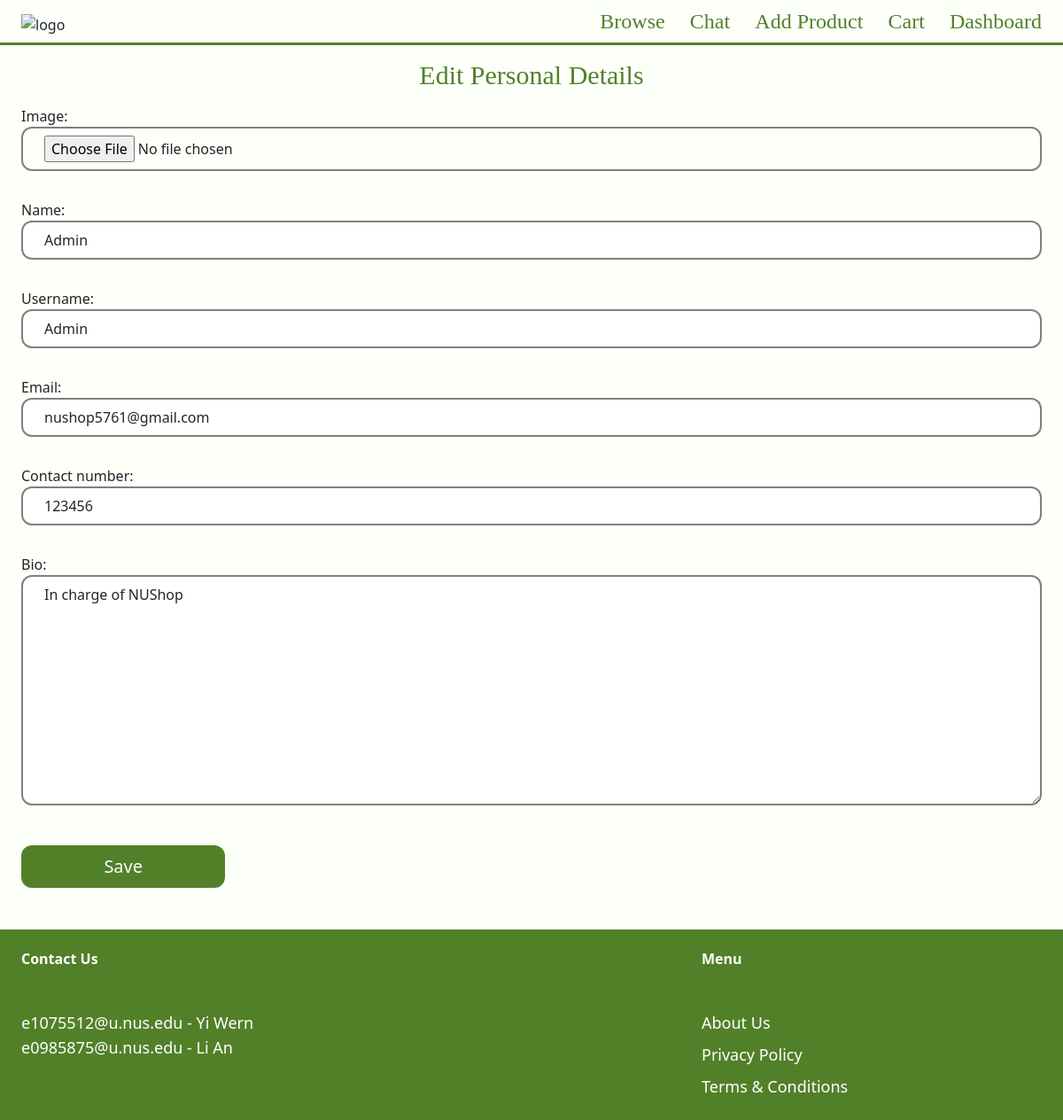
The page /authuser/Admin/student-org-details/ (signed in) on the database its author committed.
### authuser/models.py (models this page shows, shortened)
class User(AbstractBaseUser, PermissionsMixin):
    username = models.CharField(max_length=150, unique=True)
    email = models.EmailField(unique=True)
    name = models.CharField(max_length=255, default='')
    bio = models.CharField(max_length=50, blank=True, null=True)
    contact_number = models.CharField(max_length=8, default='')
    image = models.ImageField(upload_to='user_images', blank=True, null=True)
    is_staff = models.BooleanField(default=False)
    is_superuser = models.BooleanField(default=False)
    is_active = models.BooleanField(default=True)
    date_joined = models.DateTimeField(default=timezone.now)
    last_login = models.DateTimeField(blank=True, null=True)
    major = models.ForeignKey(Major, related_name='major', on_delete=models.CASCADE, blank=True, null=True)
    role = models.ForeignKey(Role, related_name='users', on_delete=models.CASCADE, blank=True, null=True)
    followers = models.ManyToManyField('self', related_name="followed_by", symmetrical=False, blank=True)
    bank_details = models.ForeignKey(Bank, related_name='bank_details', on_delete=models.CASCADE, blank=True, null=True)
    delivery_address = models.ForeignKey(DeliveryAddress, related_name='delivery_address', on_delete=models.CASCADE, blank=True, null=True)
    wallet_balance = models.FloatField(default=0)
    USERNAME_FIELD = 'username'
    REQUIRED_FIELDS = ['email']
    objects = CustomUserManager()
    class Meta:
        verbose_name = 'User'
        verbose_name_plural = 'Users'

### authuser/views.py (the view)
# urls.py: path('<str:username>/student-org-details/', views.edit_student_org_details, name='student-org-details'),
@login_required
def edit_student_org_details(request, username):
    user = User.objects.get(username=username)
    if request.method == 'POST':
        form = EditStudentOrganisationForm(request.POST, request.FILES, instance=user)
        if form.is_valid():
            form.save()
            messages.info(request, "Personal details are updated.")
            return redirect(reverse('dashboard:view-profile', args=[username]))
    else:
        form = EditStudentOrganisationForm(instance=user)
    return render(request, 'authuser/form.html', {
        'form': form,
        'title': 'Edit Personal Details',
    })

### authuser/forms.py
class EditStudentOrganisationForm(forms.ModelForm):
    class Meta:
        model = User
        fields = ('image', 'name', 'username', 'email', 'contact_number', 'bio',)
        widgets = {
            'image': forms.FileInput(attrs={
                'class': INPUT_CLASSES
            }),
            'name': forms.TextInput(attrs={
                'class': INPUT_CLASSES
            }),
            'username': forms.TextInput(attrs={
                'class': INPUT_CLASSES
            }),
            'email': forms.EmailInput(attrs={
                'class': INPUT_CLASSES
            }),
            'contact_number': forms.TextInput(attrs={
                'class': INPUT_CLASSES
            }),
            'bio': forms.Textarea(attrs={
                'class': INPUT_CLASSES
            }),
        }

### authuser/templates/authuser/form.html (shortened to what this page needs)
{% extends 'core/base.html' %}
{% block content %}
<h1 class="my-3 text-3xl text-center cinzel text-nushopprimary">{{ title }}</h1>
<form method="post" actions="." enctype="multipart/form-data">
    <div class="space-y-4">
        {{ form.as_p }}
    </div>
    <button class="py-2 px-2 w-1/5 bt-nushopprimary text-xl text-center rounded-xl">Save</button>
</form>
{% endblock %}

### static/styles.css (style rules this page uses)
.bg-nushopsecondary { background-color: #FDFFF9; }
.text-nushopprimary { color: #528029; }
.bt-nushopprimary { color: white; background-color: #528029; border: 2px solid #528029; margin-top: 2%; margin-bottom: 2%; width: 95%; padding-top: 2%; padding-bottom: 2% }
.cinzel { font-family: 'Cinzel'; }
.form-account { border-radius: 2%; border: 2px solid grey; outline: none; }

### rows shown on the page
User: name "Admin", username "Admin", email "nushop5761@gmail.com", contact_number "123456", bio "In charge of NUShop"

### other values the page prints
{{ title }} "Edit Personal Details"
